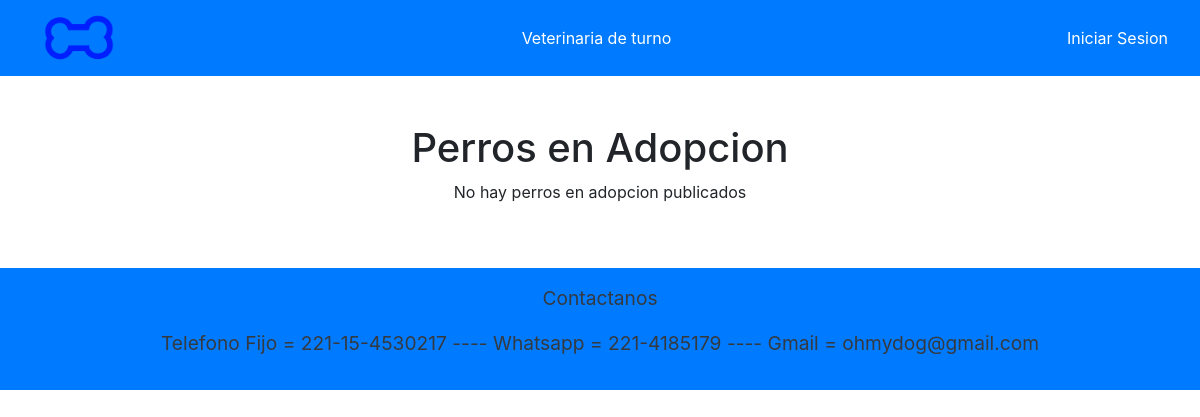
The app's page /listarAdopciones, older data.
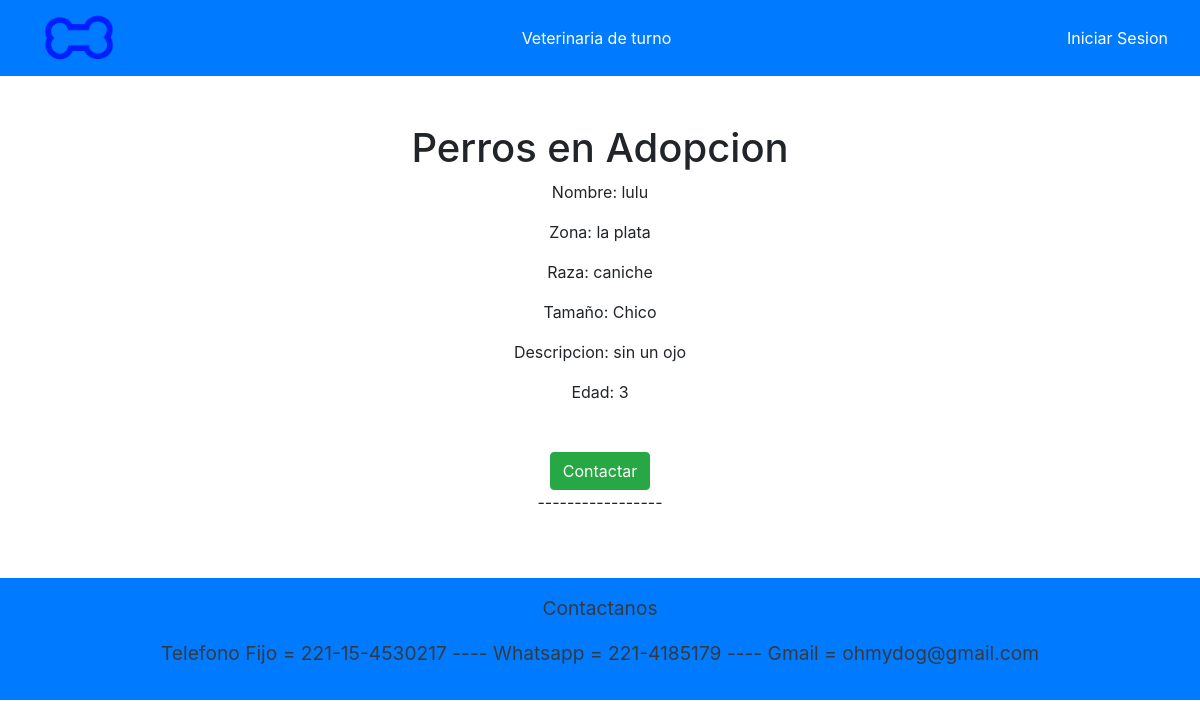
The same page, newer data.
### APP/models.py (models this page shows, shortened)
class PerroAdopcion(models.Model):
    usuario = models.CharField(max_length=30)
    nombre = models.CharField(max_length=30)
    raza = models.CharField(max_length=30)
    edad = models.IntegerField(null=True)
    tamaño = models.CharField(max_length=30,null=True)
    descripcion = models.CharField(max_length=30)
    zona = models.CharField(max_length=50, default='NO')
    estado = models.BooleanField(default=False)

### APP/views.py (the view)
# urls.py: path('listarAdopciones',views.ListarAdopciones,name='listarAdopciones'),
def ListarAdopciones(request):
    adop = PerroAdopcion.objects.filter(estado = False)
    context = {'context': adop,
               'usuario': usuario}
    return render(request, 'paginas/listarAdopciones.html', context)

### APP/templates/paginas/listarAdopciones.html (shortened to what this page needs)
{% extends 'paginas/base.html' %}
{% load static %}
{% block contenido %}
<div class="d-flex justify-content-center flex-column align-items-center">
    <h1>Perros en Adopcion</h1>
    {% if context|length == 0 %}
        <p>No hay perros en adopcion publicados</p>
    {% else %}
        {% for c in context %}
            <p>Nombre: {{ c.nombre }}</p>
            <p>Zona: {{ c.zona }}</p>
            <p>Raza: {{ c.raza }}</p>
            <p>Tamaño: {{ c.tamaño }}</p>
            <p>Descripcion: {{ c.descripcion }}</p>
            <p>Edad: {{ c.edad }}</p>
            {% if usuario.esCliente or usuario.esVeterinario%}
                {% if usuario.nombre != c.usuario%}
                    <a href="./ContactarAdop/{{c.nombre}}/{{c.usuario}}" class="btn btn-success">Contactar</a>
                {% endif %}
            {% else %}
                    <a href="./contactarAVisit/{{c.nombre}}/{{c.usuario}}" class="btn btn-success">Contactar</a>
            {% endif %}
            <p>-----------------</p>
        {% endfor %}
    {% endif %}
</div>
{% endblock %}

Row changes from the older to the newer data that the page shows:
added PerroAdopcion: nombre "lulu", zona "la plata", raza "caniche", tamaño "Chico", descripcion "sin un ojo", edad "3"
Text that changed along with them:
text no longer shown: "No hay perros en adopcion publicados"
